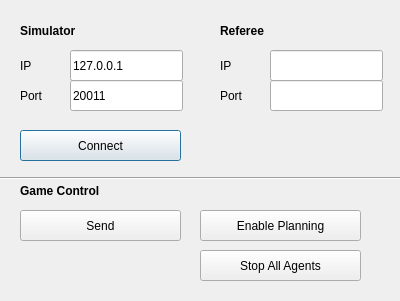
<?xml version="1.0" encoding="UTF-8"?>
<ui version="4.0">
 <class>UDPGameControlDialog</class>
 <widget class="QDialog" name="UDPGameControlDialog">
  <property name="geometry">
   <rect>
    <x>0</x>
    <y>0</y>
    <width>400</width>
    <height>301</height>
   </rect>
  </property>
  <property name="windowTitle">
   <string>Dialog</string>
  </property>
  <widget class="QLabel" name="label_4">
   <property name="geometry">
    <rect>
     <x>20</x>
     <y>80</y>
     <width>51</width>
     <height>31</height>
    </rect>
   </property>
   <property name="text">
    <string>Port</string>
   </property>
  </widget>
  <widget class="QLabel" name="label_3">
   <property name="geometry">
    <rect>
     <x>20</x>
     <y>50</y>
     <width>51</width>
     <height>31</height>
    </rect>
   </property>
   <property name="text">
    <string>IP</string>
   </property>
  </widget>
  <widget class="QLabel" name="label">
   <property name="geometry">
    <rect>
     <x>20</x>
     <y>20</y>
     <width>91</width>
     <height>21</height>
    </rect>
   </property>
   <property name="font">
    <font>
     <weight>75</weight>
     <bold>true</bold>
    </font>
   </property>
   <property name="text">
    <string>Simulator</string>
   </property>
  </widget>
  <widget class="QLineEdit" name="lineEdit_4">
   <property name="geometry">
    <rect>
     <x>270</x>
     <y>80</y>
     <width>113</width>
     <height>31</height>
    </rect>
   </property>
  </widget>
  <widget class="QLineEdit" name="lineEdit_2">
   <property name="geometry">
    <rect>
     <x>70</x>
     <y>80</y>
     <width>113</width>
     <height>31</height>
    </rect>
   </property>
   <property name="text">
    <string>20011</string>
   </property>
  </widget>
  <widget class="QPushButton" name="pushButton">
   <property name="geometry">
    <rect>
     <x>20</x>
     <y>130</y>
     <width>161</width>
     <height>31</height>
    </rect>
   </property>
   <property name="text">
    <string>Connect</string>
   </property>
  </widget>
  <widget class="QLabel" name="label_2">
   <property name="geometry">
    <rect>
     <x>220</x>
     <y>20</y>
     <width>91</width>
     <height>21</height>
    </rect>
   </property>
   <property name="font">
    <font>
     <weight>75</weight>
     <bold>true</bold>
    </font>
   </property>
   <property name="text">
    <string>Referee</string>
   </property>
  </widget>
  <widget class="QLineEdit" name="lineEdit">
   <property name="geometry">
    <rect>
     <x>70</x>
     <y>50</y>
     <width>113</width>
     <height>31</height>
    </rect>
   </property>
   <property name="text">
    <string>127.0.0.1</string>
   </property>
  </widget>
  <widget class="QPushButton" name="pushButton_2">
   <property name="geometry">
    <rect>
     <x>20</x>
     <y>210</y>
     <width>161</width>
     <height>31</height>
    </rect>
   </property>
   <property name="text">
    <string>Send</string>
   </property>
  </widget>
  <widget class="QLabel" name="label_5">
   <property name="geometry">
    <rect>
     <x>220</x>
     <y>80</y>
     <width>51</width>
     <height>31</height>
    </rect>
   </property>
   <property name="text">
    <string>Port</string>
   </property>
  </widget>
  <widget class="QLabel" name="label_6">
   <property name="geometry">
    <rect>
     <x>220</x>
     <y>50</y>
     <width>51</width>
     <height>31</height>
    </rect>
   </property>
   <property name="text">
    <string>IP</string>
   </property>
  </widget>
  <widget class="QLineEdit" name="lineEdit_3">
   <property name="geometry">
    <rect>
     <x>270</x>
     <y>50</y>
     <width>113</width>
     <height>31</height>
    </rect>
   </property>
   <property name="text">
    <string/>
   </property>
  </widget>
  <widget class="QPushButton" name="pushButton_3">
   <property name="geometry">
    <rect>
     <x>200</x>
     <y>210</y>
     <width>161</width>
     <height>31</height>
    </rect>
   </property>
   <property name="text">
    <string>Enable Planning</string>
   </property>
  </widget>
  <widget class="QLabel" name="label_7">
   <property name="geometry">
    <rect>
     <x>20</x>
     <y>180</y>
     <width>111</width>
     <height>21</height>
    </rect>
   </property>
   <property name="font">
    <font>
     <weight>75</weight>
     <bold>true</bold>
    </font>
   </property>
   <property name="text">
    <string>Game Control</string>
   </property>
  </widget>
  <widget class="QPushButton" name="pushButton_4">
   <property name="geometry">
    <rect>
     <x>200</x>
     <y>250</y>
     <width>161</width>
     <height>31</height>
    </rect>
   </property>
   <property name="text">
    <string>Stop All Agents</string>
   </property>
  </widget>
  <widget class="Line" name="line">
   <property name="geometry">
    <rect>
     <x>0</x>
     <y>170</y>
     <width>401</width>
     <height>16</height>
    </rect>
   </property>
   <property name="orientation">
    <enum>Qt::Horizontal</enum>
   </property>
  </widget>
 </widget>
 <resources/>
 <connections>
  <connection>
   <sender>pushButton</sender>
   <signal>clicked()</signal>
   <receiver>UDPGameControlDialog</receiver>
   <slot>actionConnect()</slot>
   <hints>
    <hint type="sourcelabel">
     <x>119</x>
     <y>145</y>
    </hint>
    <hint type="destinationlabel">
     <x>150</x>
     <y>119</y>
    </hint>
   </hints>
  </connection>
  <connection>
   <sender>pushButton_2</sender>
   <signal>clicked()</signal>
   <receiver>UDPGameControlDialog</receiver>
   <slot>actionSend()</slot>
   <hints>
    <hint type="sourcelabel">
     <x>84</x>
     <y>215</y>
    </hint>
    <hint type="destinationlabel">
     <x>325</x>
     <y>120</y>
    </hint>
   </hints>
  </connection>
  <connection>
   <sender>pushButton_3</sender>
   <signal>clicked()</signal>
   <receiver>UDPGameControlDialog</receiver>
   <slot>actionEnablePlanning()</slot>
   <hints>
    <hint type="sourcelabel">
     <x>100</x>
     <y>263</y>
    </hint>
    <hint type="destinationlabel">
     <x>199</x>
     <y>102</y>
    </hint>
   </hints>
  </connection>
  <connection>
   <sender>pushButton_4</sender>
   <signal>clicked()</signal>
   <receiver>UDPGameControlDialog</receiver>
   <slot>actionStopAllAgents()</slot>
   <hints>
    <hint type="sourcelabel">
     <x>265</x>
     <y>225</y>
    </hint>
    <hint type="destinationlabel">
     <x>280</x>
     <y>198</y>
    </hint>
   </hints>
  </connection>
 </connections>
 <slots>
  <slot>actionConnect()</slot>
  <slot>actionSend()</slot>
  <slot>actionEnablePlanning()</slot>
  <slot>actionStopAllAgents()</slot>
 </slots>
</ui>
